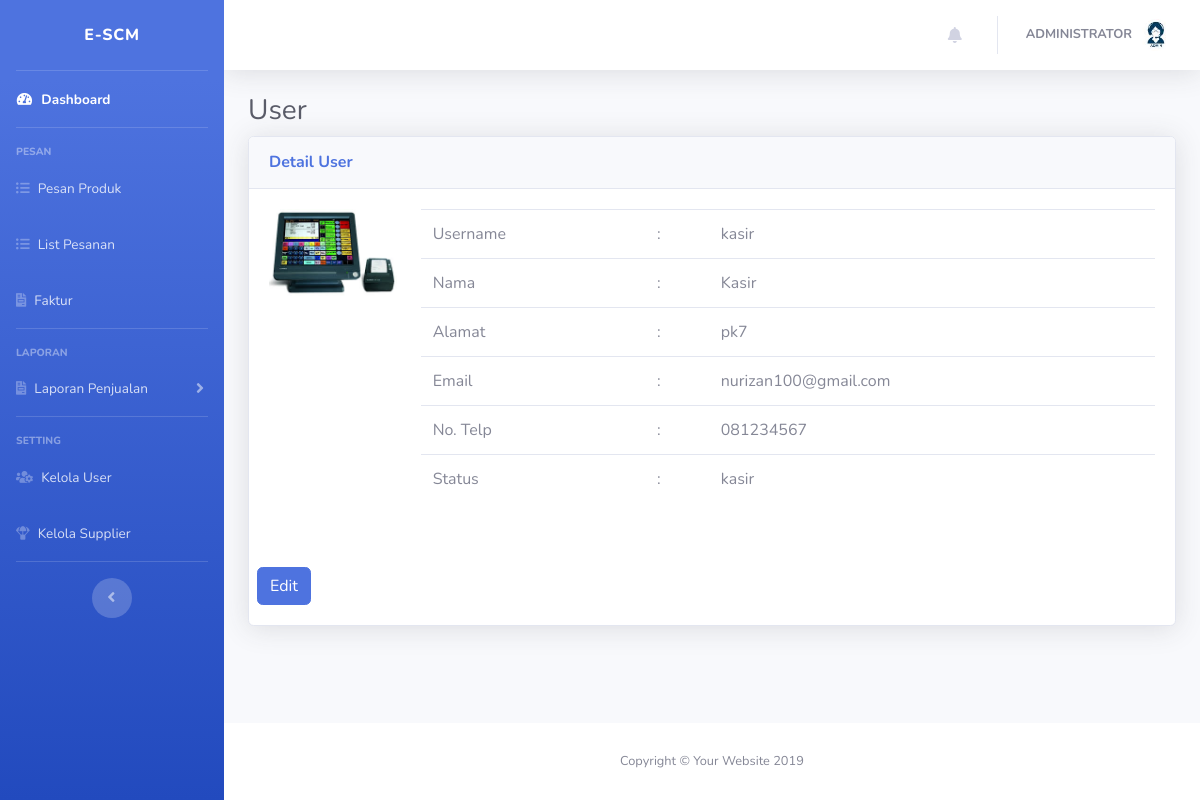
/media.php?page=detailuser&id=29 (signed in), run on the app's committed database.
### tables this page shows
CREATE TABLE `user` (
  `id_user` int(11) NOT NULL,
  `username` varchar(200) NOT NULL,
  `password` varchar(200) NOT NULL,
  `nama` varchar(20) NOT NULL,
  `alamat` text NOT NULL,
  `email` text NOT NULL,
  `telp` varchar(14) NOT NULL,
  `status` varchar(10) NOT NULL,
  `foto` text NOT NULL,
  `created_at` datetime NOT NULL DEFAULT CURRENT_TIMESTAMP
);

### page/user/detail.php (the view, shortened to what this page needs)
<?php
    $query = mysql_query("SELECT * FROM user WHERE id_user = '$_GET[id]'");
    $r = mysql_fetch_array($query);
?>
<h1 class="h3 mb-2 text-gray-800">User</h1>
<div class="card shadow mb-4">
    <div class="card-header py-3">
        <h6 class="m-0 font-weight-bold text-primary">Detail User</h6>
    </div>
    <div class="card-body">
        <div class="row">
            <div class="col-sm-2">
                <img src="<?php echo "foto/$r[foto]" ?>" alt="" width="100%">
            </div>
            <div class="col-sm-10">
                <table class="table">
                    <tr>
                        <td>Username</td>
                        <td>:</td>
                        <td><?php echo "$r[username]" ?></td>
                    </tr>
                    <tr>
                        <td>Nama</td>
                        <td>:</td>
                        <td><?php echo "$r[nama]" ?></td>
                    </tr>
                    <tr>
                        <td>Alamat</td>
                        <td>:</td>
                        <td><?php echo "$r[alamat]" ?></td>
                    </tr>
                    <tr>
                        <td>Email</td>
                        <td>:</td>
                        <td><?php echo "$r[email]" ?></td>
                    </tr>
                    <tr>
                        <td>No. Telp</td>
                        <td>:</td>
                        <td><?php echo "$r[telp]" ?></td>
                    </tr>
                    <tr>
                        <td>Status</td>
                        <td>:</td>
                        <td><?php echo "$r[status]" ?></td>
                    </tr>
                </table>
            </div>
        </div>
        <br>
        <br>
        <?php
            if ($r['status'] != 'admin') {
                echo "<div class='row'>
                        <a href='media.php?page=edituser&id=$r[id_user]' class='btn btn-primary'>Edit</a>
                        </div>";
            } else {
                echo '<a class="btn btn-primary" href="javascript:history.back()"><i class="fas fa-arrow-left"></i></a>';
            }
        ?>
    </div>
</div>

### media.php (shortened to what this page needs)
<?php
  if (isset($_SESSION['username'])) {
  $nama = strtoupper($_SESSION['nama']);
  $query = mysql_query("SELECT * FROM user WHERE username = '$_SESSION[username]'");
  $r = mysql_fetch_array($query);
?>
<!DOCTYPE html>
<html lang="en">
<head>
  <link href="vendor/fontawesome-free/css/all.min.css" rel="stylesheet" type="text/css">
  <link href="css/sb-admin-2.min.css" rel="stylesheet">
  <link href="vendor/datatables/dataTables.bootstrap4.min.css" rel="stylesheet">
  <link rel="stylesheet" href="css/bootstrap-datepicker.min.css">
</head>
<body id="page-top">
  <div id="wrapper">
    <ul class="navbar-nav bg-gradient-primary sidebar sidebar-dark accordion" id="accordionSidebar">
      <a class="sidebar-brand d-flex align-items-center justify-content-center" href="media.php">
        <div class="sidebar-brand-text mx-3">e-SCM</div>
      </a>
      <hr class="sidebar-divider my-0">
      <?php
        $status = $_SESSION['status'];
        if ($status == 'admin') {
      ?>
      <li class="nav-item active">
        <a class="nav-link" href="media.php?page=dashboard">
          <i class="fas fa-fw fa-tachometer-alt"></i>
          <span>Dashboard</span></a>
      </li>
      <hr class="sidebar-divider">
      <div class="sidebar-heading">
        Pesan
      </div>
      <li class="nav-item">
        <a class="nav-link" href="media.php?page=pesan">
        <i class="fas fa-list-ul"></i>
          <span>Pesan Produk</span></a>
      </li>
      <li class="nav-item">
        <a class="nav-link" href="media.php?page=pesanan">
        <i class="fas fa-list-ul"></i>
          <span>List Pesanan</span></a>
      </li>
      <li class="nav-item">
        <a class="nav-link" href="media.php?page=faktur">
        <i class="fas fa-file-invoice"></i>
          <span>Faktur</span></a>
      </li>
      <hr class="sidebar-divider">
      <div class="sidebar-heading">
        Laporan
      </div>
      <li class="nav-item">
        <a class="nav-link collapsed" href="#" data-toggle="collapse" data-target="#collapseUtilities" aria-expanded="true" aria-controls="collapseUtilities">
          <i class="fas fa-file-invoice"></i>
          <span>Laporan Penjualan</span>
        </a>
      </li>
      <hr class="sidebar-divider">
      <div class="sidebar-heading">
        Setting
      </div>
      <li class="nav-item">
        <a class="nav-link" href="media.php?page=user">
          <i class="fas fa-users-cog"></i>
          <span>Kelola User</span></a>
      </li>
      <li class="nav-item">
        <a class="nav-link" href="media.php?page=supplier">
        <i class="fas fa-parachute-box"></i>
          <span>Kelola Supplier</span></a>
      </li>
        <?php } else if ($status == 'supplier') { ?>
          <li class="nav-item active">
            <a class="nav-link" href="media.php?page=dashboard">
              <i class="fas fa-fw fa-tachometer-alt"></i>
              <span>Dashboard</span></a>
          </li>
          <hr class="sidebar-divider">
          <div class="sidebar-heading">
            Produk
          </div>
          <li class="nav-item">
            <a class="nav-link" href="media.php?page=produk">
              <i class="fas fa-list-ul"></i>
              <span>List Produk</span></a>
          </li>
          <li class="nav-item">
            <a class="nav-link" href="media.php?page=konfirmasipesanan">
              <i class="fas fa-book"></i>
              <span>Pesanan</span></a>
          </li>
          <li class="nav-item">
            <a class="nav-link" href="media.php?page=faktur">
              <i class="fas fa-file-invoice"></i>
              <span>Faktur</span></a>
          </li>
        <?php } else if ($status == 'kasir') { ?>
          <li class="nav-item active">
            <a class="nav-link" href="media.php?page=dashboard">
              <i class="fas fa-fw fa-tachometer-alt"></i>
              <span>Dashboard</span></a>
          </li>
          <hr class="sidebar-divider">
          <div class="sidebar-heading">
            Laporan
          </div>
          <li class="nav-item">
            <a class="nav-link" href="media.php?page=laporankasir">
              <i class="fas fa-list-ul"></i>
              <span>Laporan Penjualan</span>
            </a>
          </li>
        <?php } ?>
      <hr class="sidebar-divider d-none d-md-block">
      <div class="text-center d-none d-md-inline">
        <button class="rounded-circle border-0" id="sidebarToggle"></button>
      </div>
    </ul>
    <div id="content-wrapper" class="d-flex flex-column">
      <div id="content">
        <nav class="navbar navbar-expand navbar-light bg-white topbar mb-4 static-top shadow">
          <ul class="navbar-nav ml-auto">
            <?php if ($_SESSION['status'] != 'kasir') { ?>
            <li class="nav-item dropdown no-arrow mx-1">
              <a class="nav-link dropdown-toggle" href="#" id="alertsDropdown" role="button" data-toggle="dropdown" aria-haspopup="true" aria-expanded="false">
                <i class="fas fa-bell fa-fw"></i>
              </a>
            </li>
            <?php } ?>
            <li class="nav-item dropdown no-arrow">
              <a class="nav-link dropdown-toggle" href="#" id="userDropdown" role="button" data-toggle="dropdown" aria-haspopup="true" aria-expanded="false">
                <span class="mr-2 d-none d-lg-inline text-gray-600 small"><?php echo "<b>$nama</b>"; ?></span>
                <img class="img-profile rounded-circle" src="foto/small_<?php echo "$r[foto]"; ?>">
              </a>
            </li>
          </ul>
        </nav>
        <div class="container-fluid">
          <?php
            include "page.php";
          ?>
        </div>
      </div>
      <footer class="sticky-footer bg-white">
        <div class="container my-auto">
          <div class="copyright text-center my-auto">
            <span>Copyright &copy; Your Website 2019</span>
          </div>
        </div>
      </footer>
    </div>
  </div>
</body>
</html>
  <?php } else {
    echo "<script>
    alert('Anda Belum Login!!!');
    window.location.href = 'index.php';
  </script>";
  } ?>

### data on the page
user: foto (picture)
user: foto (picture), username "kasir", nama "Kasir", alamat "pk7", email "nurizan100@gmail.com", telp "081234567", status "kasir"

### other printed values
$nama "ADMINISTRATOR"
